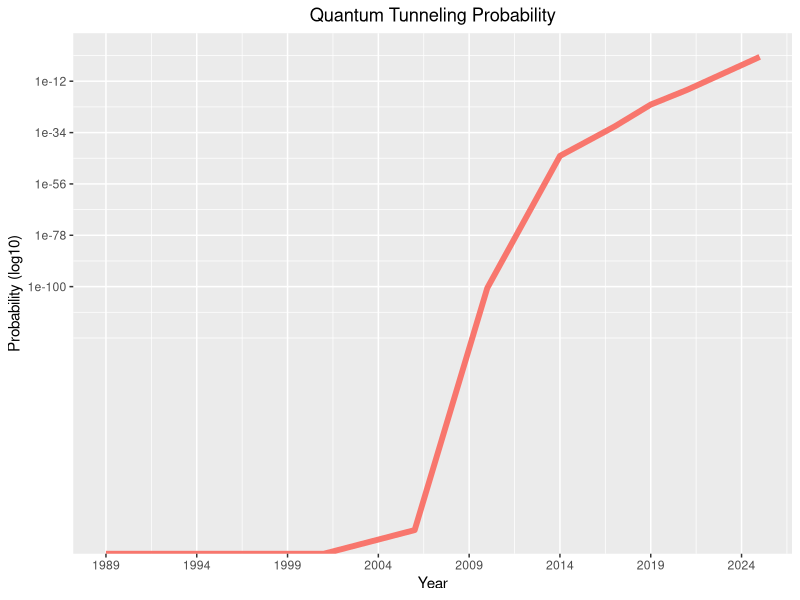

R code for this plot:
## ---- chunk 1
knitr::opts_chunk$set(echo = TRUE)
library(ggplot2)
## ---- chunk 2
data <- data.frame(list(year = c(1989, 2001, 2006, 2010, 2014, 2017, 2019, 2021, 2025),
                        size = c(0.000008, 1.30e-7, 0.000000065, 0.000000032, 0.000000014, 1e-8, 7e-9, 5e-9, 5e-10)))
## ---- chunk 3
engel <- function(a, V, E) {
  # a = thickness of the barrier
  # V = potential energy of the barrier
  # E = kinetic energy of the electron
  # 6.626e-34 = the Plank constant
  # 1.6e-19 = 1 electron volt converted to joules
  # 9.1e-31 = mass of an electron
  exp(((-4 * a * pi) / 6.626e-34) * sqrt(2 * 9.1e-31 * ((V - E) * 1.6e-19)))
}
## ---- chunk 4
E <- 4.5
V <- 5

prob <- data.frame(Year=data$year, 'Barrier Size'=data$size, Probability=engel(data$size, V, E))
prob
## ---- chunk 5
g <- ggplot(data = data, aes(x = prob$Year, y = prob$Probability, colour='red'))
g <- g + geom_line(size=2, show.legend=F)
g <- g + scale_y_log10()
g <- g + scale_x_continuous(breaks = seq(from=min(prob$Year), to=max(prob$Year), by=5))
g <- g + guides(fill=FALSE)
g <- g + theme(plot.title = element_text(hjust = 0.5))
g <- g + ggtitle('Quantum Tunneling Probability')
g <- g + xlab('Year')
g <- g + ylab('Probability (log10)')
g
